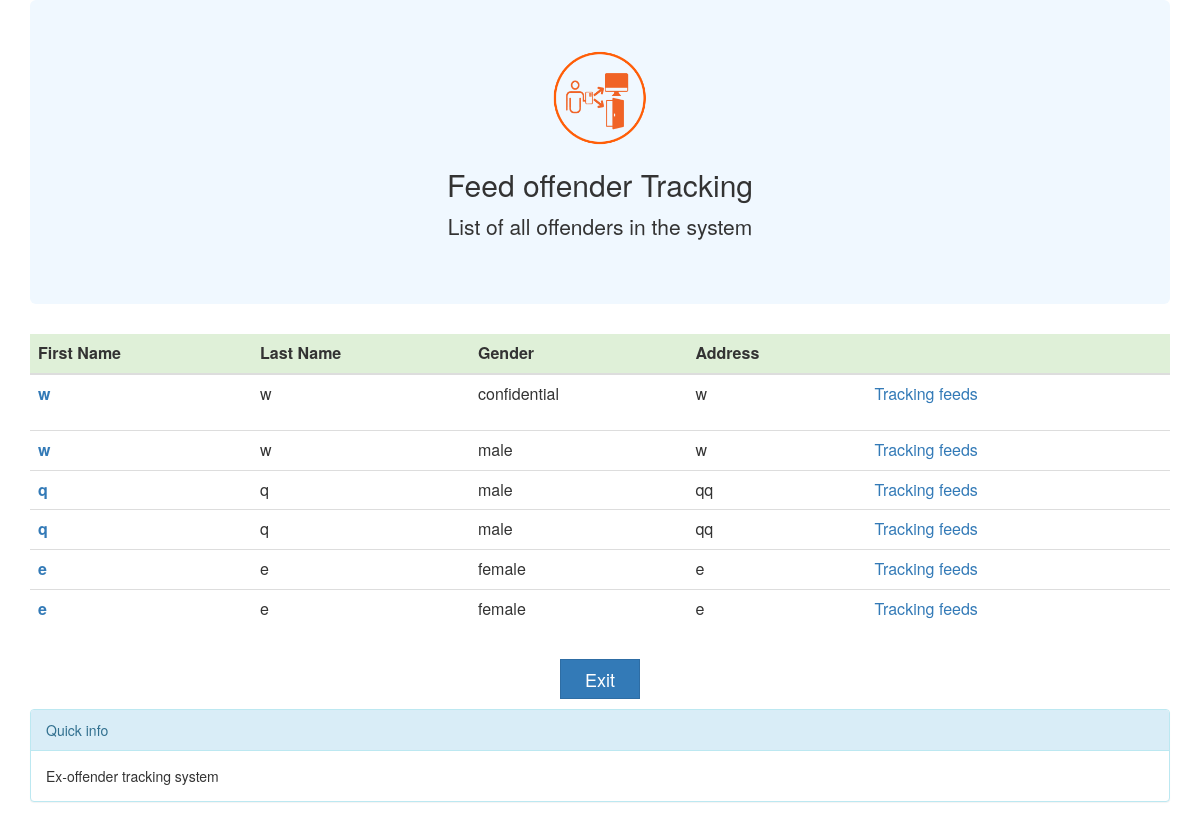
Page /cols/TyProject/offeder_feed_limited.php on the committed database.
### tables this page shows
CREATE TABLE `offender` (
  `offender_id` int(11) NOT NULL,
  `feedback_id` int(11) NOT NULL,
  `offender_first_name` varchar(255) DEFAULT NULL,
  `offender_last_name` varchar(32) DEFAULT NULL,
  `offender_gender` varchar(12) DEFAULT NULL,
  `offender_image` blob,
  `probation_status` varchar(32) DEFAULT NULL,
  `offender_address` varchar(255) DEFAULT NULL,
  `offender_dob` datetime(6) DEFAULT NULL,
  `offence_type` varchar(255) DEFAULT NULL,
  `offender_agency` varchar(255) NOT NULL,
  `offender_catagory` varchar(255) DEFAULT NULL,
  `other_comments` varchar(255) DEFAULT NULL,
  `offender_admit_date` datetime DEFAULT NULL
);

### cols/TyProject/offeder_feed_limited.php (the view, shortened to what this page needs)
<html>
<head>
  <link rel="stylesheet" href="http://maxcdn.bootstrapcdn.com/bootstrap/3.3.6/css/bootstrap.min.css">
    </head>
    <body>
    <div id="request_background" class="container">
        <div class="jumbotron">
       <center><img src="agency-bg.png" class="img-rounded" alt="Cinque Terre" width="100" height="100">
             <h2>Feed offender Tracking</h2>
    <p>List of all offenders in the system</p
    </center>
  </div>
        <table class="table">
 <thead class="danger">
   <tr class="success">
      <th>First Name</th>
      <th>Last Name</th>
      <th>Gender</th>
      <th>Address</th>
       <th> </th>
       <th> </th>
    </tr>
  </thead>
  <tbody>
    <tr>
  <?php
$query1 = mysql_query("select * from offender");
while ($row1 = mysql_fetch_array($query1)) {
?>
      <th scope="row"><form metho="get" action="profile_limited.php"><?php echo "<a href=\"profile_limited.php?del={$row1['offender_id']}\">";?>
       <?php $row1['offender_first_name'].'</a>';?><?php echo  $row1['offender_first_name'];?></th>
      <td ><?php echo  $row1['offender_last_name'];?></td>
      <td><?php echo $row1['offender_gender'];?></td>
      <td><?php echo $row1['offender_address'];?> </td>
        <td><form metho="get" action="feedback.php"><?php echo "<a href=\"feedback.php?del={$row1['offender_id']}\"> Tracking feeds </a>"; ?> </td>
            <td></td>
        </tr>
   <?php } ?>
        </tbody>
         </table>
    <center>
    <a href="agency.php"><input type="button" value="Exit " class="btn btn-primary btn-lg exit"></a>
    </center>
<div class="panel panel-info">
      <div class="panel-heading">Quick info</div>
      <div class="panel-body">Ex-offender tracking system</div>
    </div>
</div>
</body>
</html>

### cols/TyProject/offeder_feed_limited.php (style rules this page uses)
.jumbotron { background-color: aliceblue; }
.exit { margin: 10px; width: 80px; height: 40px; border: fix; padding: 0px; border-radius: 0px; }
.btn { width: 80px; height: 40px; border: fix; padding: 0px; border-radius: 0px; }

### rows in the picture
offender: offender_first_name "w", offender_last_name "w", offender_gender "confidential", offender_address "w"
offender: offender_first_name "w", offender_last_name "w", offender_gender "male", offender_address "w"
offender: offender_first_name "q", offender_last_name "q", offender_gender "male", offender_address "qq"
offender: offender_first_name "q", offender_last_name "q", offender_gender "male", offender_address "qq"
offender: offender_first_name "e", offender_last_name "e", offender_gender "female", offender_address "e"
offender: offender_first_name "e", offender_last_name "e", offender_gender "female", offender_address "e"
